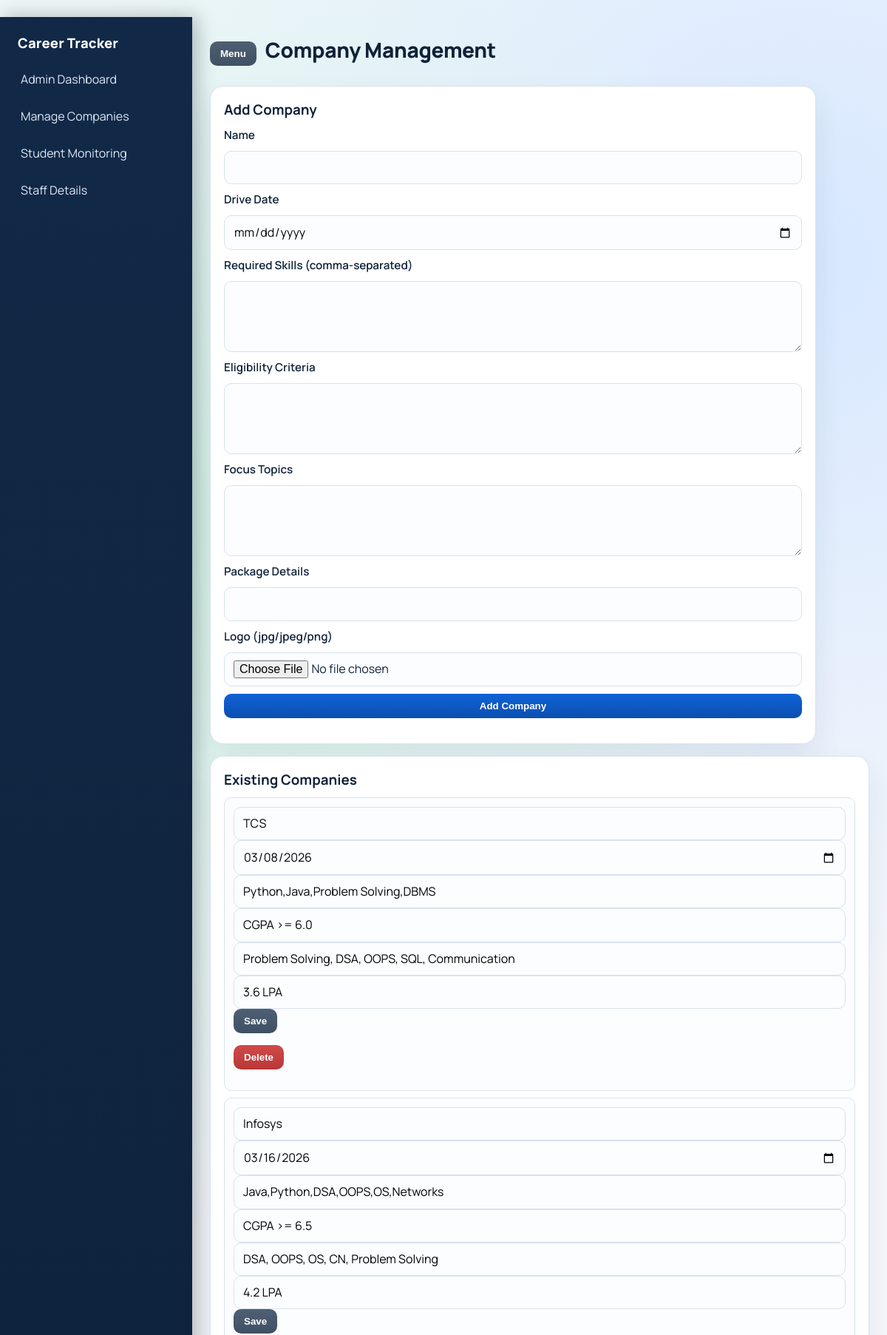
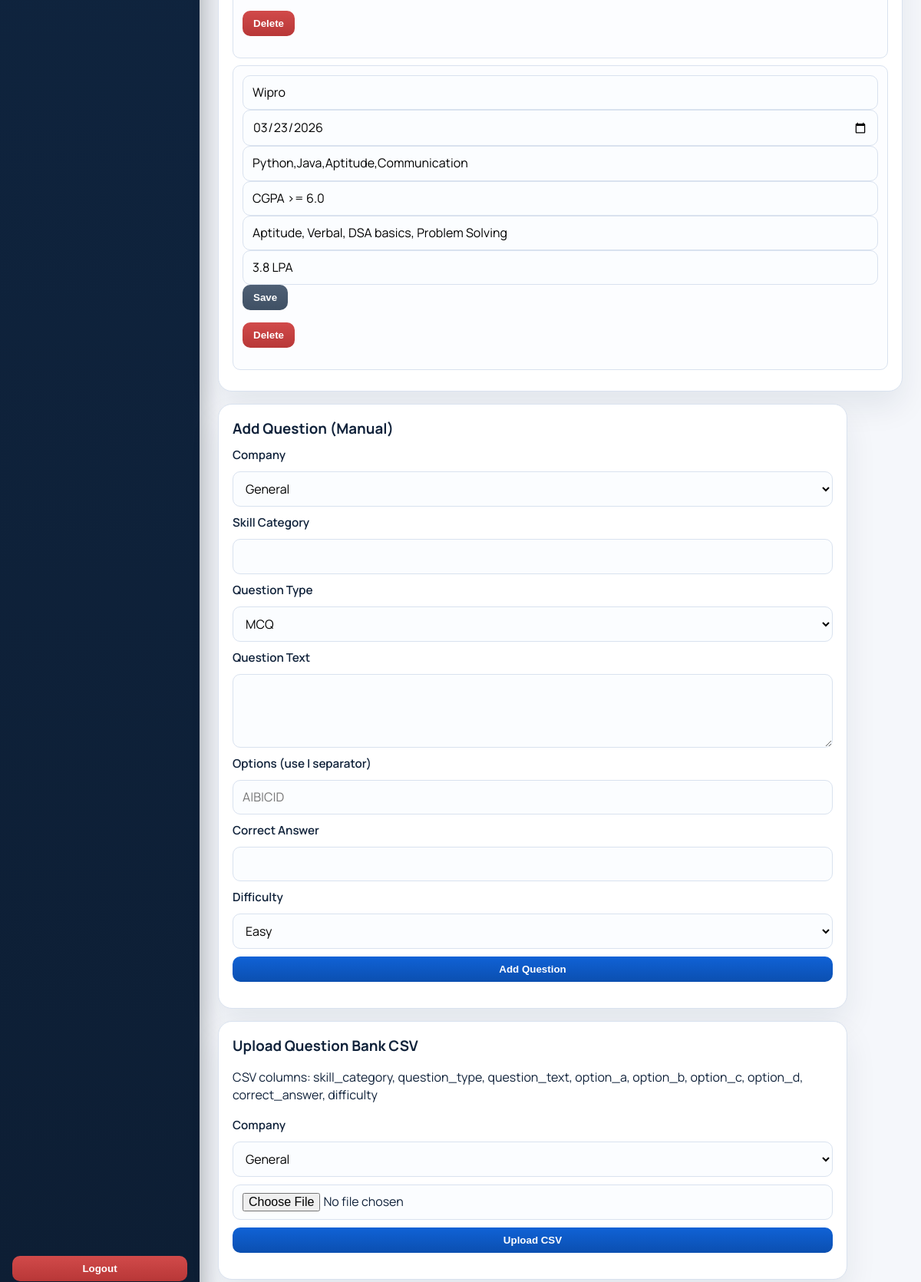
Screenshot of /admin/companies (signed in, upper part) with the database file from the repository (2 pictures, top to bottom).
### models.py (models this page shows, shortened)
class Company(db.Model):
    __tablename__ = "companies"
    id = db.Column(db.Integer, primary_key=True)
    name = db.Column(db.String(100), nullable=False, index=True)
    drive_date = db.Column(db.Date, index=True)
    required_skills = db.Column(db.Text)
    eligibility_criteria = db.Column(db.Text)
    focus_topics = db.Column(db.Text)
    package_details = db.Column(db.String(255))
    logo_path = db.Column(db.String(255))
    created_by = db.Column(db.Integer, db.ForeignKey("mentors.id"))
    creator = relationship("Mentor", back_populates="companies")
    registrations = relationship("Registration", back_populates="company", cascade="all, delete-orphan")
    question_bank = relationship("QuestionBank", back_populates="company", cascade="all, delete-orphan")
    assessments = relationship("Assessment", back_populates="company")
    readiness_scores = relationship("ReadinessScore", back_populates="company")

### routes/mentor.py (the view, shortened to what this page needs)
@mentor_bp.route("/companies", methods=["GET", "POST"])
@login_required
@mentor_required
def companies():
    mentor = _get_mentor()
    companies_list = Company.query.order_by(Company.drive_date.asc()).all()
    questions = QuestionBank.query.order_by(QuestionBank.id.desc()).limit(20).all()
    return render_template("mentor/manage_companies.html", companies=companies_list, questions=questions)

### models.py (called while the page is built)
@login_manager.user_loader
def load_user(user_id):
    try:
        return User.query.get(int(user_id))
    except Exception:
        db.session.rollback()
        return None

### routes/__init__.py (called while the page is built)
def admin_required(view_func):
    @wraps(view_func)
    def wrapped(*args, **kwargs):
        if not current_user.is_authenticated:
            abort(401)
        if current_user.role != "admin":
            abort(403)
        return view_func(*args, **kwargs)
    return wrapped

### routes/mentor.py (called while the page is built)
def _get_mentor():
    return Mentor.query.get_or_404(current_user.id)

### templates/mentor/manage_companies.html (shortened to what this page needs)
﻿{% extends "base.html" %}
{% block page_title %}Company Management{% endblock %}
{% block content %}
<section class="card form-card">
  <h3>Add Company</h3>
  <form method="post" enctype="multipart/form-data">
    <label>Name</label><input type="text" name="name" required>
    <label>Drive Date</label><input type="date" name="drive_date">
    <label>Required Skills (comma-separated)</label><textarea name="required_skills"></textarea>
    <label>Eligibility Criteria</label><textarea name="eligibility_criteria"></textarea>
    <label>Focus Topics</label><textarea name="focus_topics"></textarea>
    <label>Package Details</label><input type="text" name="package_details">
    <label>Logo (jpg/jpeg/png)</label><input type="file" name="logo" accept=".jpg,.jpeg,.png">
    <button class="btn" type="submit">Add Company</button>
  </form>
</section>
<section class="card">
  <h3>Existing Companies</h3>
  {% for c in companies %}
  <div class="list-item">
    <form method="post" enctype="multipart/form-data">
      <input type="text" name="name" value="{{ c.name }}" required>
      <input type="date" name="drive_date" value="{{ c.drive_date }}">
      <input type="text" name="required_skills" value="{{ c.required_skills or '' }}">
      <input type="text" name="eligibility_criteria" value="{{ c.eligibility_criteria or '' }}">
      <input type="text" name="focus_topics" value="{{ c.focus_topics or '' }}">
      <input type="text" name="package_details" value="{{ c.package_details or '' }}">
      <button class="btn btn-secondary" type="submit">Save</button>
    </form>
    <form method="post" class="inline-form">
      <button class="btn btn-danger" type="submit">Delete</button>
    </form>
  </div>
  {% else %}
  <p>No companies added.</p>
  {% endfor %}
</section>
<section class="card form-card">
  <h3>Add Question (Manual)</h3>
  <form method="post">
    <label>Company</label>
    <select name="company_id">
      <option value="">General</option>
    </select>
    <label>Skill Category</label><input type="text" name="skill_category" required>
    <label>Question Type</label>
    <select name="question_type">
      <option value="MCQ">MCQ</option>
    </select>
    <label>Question Text</label><textarea name="question_text" required></textarea>
    <label>Options (use | separator)</label><input type="text" name="options" placeholder="A|B|C|D">
    <label>Correct Answer</label><input type="text" name="correct_answer">
    <label>Difficulty</label>
    <select name="difficulty">
      <option value="Easy">Easy</option>
    </select>
    <button class="btn" type="submit">Add Question</button>
  </form>
</section>
<section class="card form-card">
  <h3>Upload Question Bank CSV</h3>
  <p>CSV columns: skill_category, question_type, question_text, option_a, option_b, option_c, option_d, correct_answer, difficulty</p>
  <form method="post" enctype="multipart/form-data">
    <label>Company</label>
    <select name="company_id">
      <option value="">General</option>
    </select>
    <input type="file" name="questions_csv" accept=".csv" required>
    <button class="btn" type="submit">Upload CSV</button>
  </form>
</section>
{% endblock %}

### static/css/style.css (style rules this page uses)
:root { --bg: #f5f7fb; --bg-accent: radial-gradient(circle at 15% 20%, #d6f5e8 0, transparent 32%), radial-gradient(circle at 90% 10%, #d7e8ff 0, transparent 30%); --card: #ffffff; --text: #10223a; --muted: #5e6e84; --primary: #1062d6; --primary-2: #0b4fb0; --danger: #c83d3d; --success: #1f8d54; --border: #d9e2ef; --shadow: 0 20px 40px rgba(16, 34, 58, 0.08); }
*, *::before, *::after { box-sizing: border-box; }
body { margin: 0; font-family: "Manrope", "Segoe UI", sans-serif; color: var(--text); background: var(--bg-accent), var(--bg); line-height: 1.45; }
h1, h2, h3, h4 { margin: 0 0 10px; }
.card { background: var(--card); border: 1px solid var(--border); border-radius: 18px; padding: 18px; margin-bottom: 16px; box-shadow: var(--shadow); }
.form-card { max-width: 820px; }
.form-card form { display: grid; gap: 10px; }
label { font-weight: 600; font-size: 0.95rem; }
input, textarea, select { width: 100%; padding: 10px 12px; border: 1px solid var(--border); border-radius: 10px; font: inherit; background: #fbfdff; }
textarea { min-height: 96px; }
.btn { background: linear-gradient(180deg, var(--primary) 0%, var(--primary-2) 100%); color: #fff; border: none; border-radius: 10px; padding: 9px 14px; cursor: pointer; text-decoration: none; display: inline-flex; align-items: center; justify-content: center; font-weight: 700; }
.btn-secondary { background: linear-gradient(180deg, #4f6075 0%, #3f5064 100%); }
.btn-danger { background: linear-gradient(180deg, #d14a4a 0%, #b83737 100%); }
.inline-form { display: inline-block; }
.list-item { border: 1px solid var(--border); border-radius: 10px; padding: 12px; margin-bottom: 9px; background: #fcfdff; }

### rows the page displays
Company: name "TCS", drive_date "03/08/2026", required_skills "Python,Java,Problem Solving,DBMS", eligibility_criteria "CGPA >= 6.0", focus_topics "Problem Solving, DSA, OOPS, SQL, Communication", package_details "3.6 LPA"
Company: name "Infosys", drive_date "03/16/2026", required_skills "Java,Python,DSA,OOPS,OS,Networks", eligibility_criteria "CGPA >= 6.5", focus_topics "DSA, OOPS, OS, CN, Problem Solving", package_details "4.2 LPA"
Company: name "Wipro", drive_date "03/23/2026", required_skills "Python,Java,Aptitude,Communication", eligibility_criteria "CGPA >= 6.0", focus_topics "Aptitude, Verbal, DSA basics, Problem Solving", package_details "3.8 LPA"
